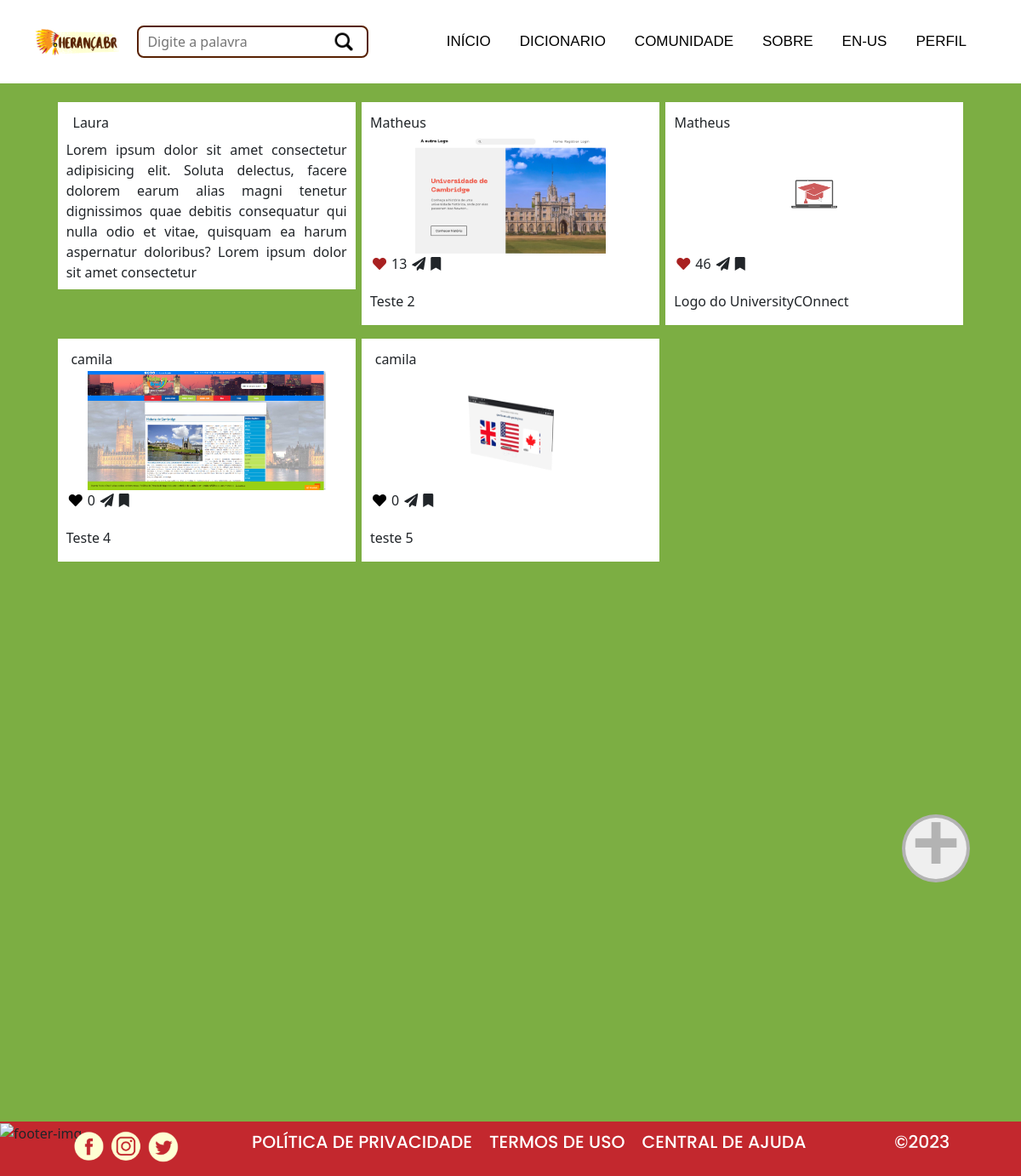
Page /community/ (signed in) on the earlier database version.
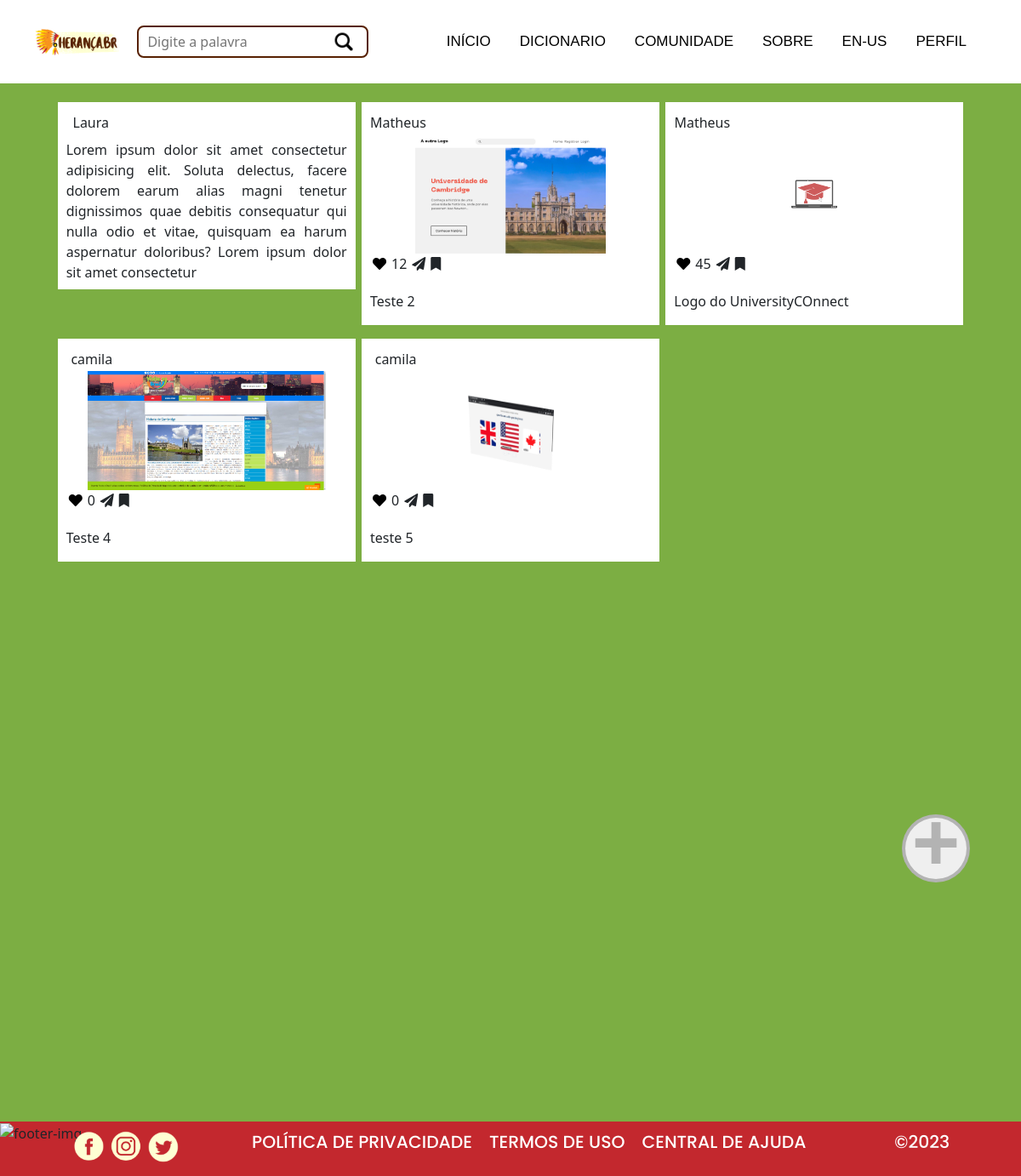
Same page on the later database version.
### heranca/models.py (models this page shows, shortened)
class Post(models.Model):
    author = models.ForeignKey(User, on_delete=models.CASCADE)
    image = models.ImageField(upload_to='Posts/cover/%Y/%m/%d/', blank=True, null=True)
    description = models.CharField(max_length=255)
    is_public = models.BooleanField(default=True)
    likes_count = models.PositiveIntegerField(default=0)
    likes = models.ManyToManyField(User, related_name='liked_posts', blank=True)
    is_liked = models.BooleanField(default=False)

### heranca/views.py (the view)
# urls.py: path('community/', views.community, name="community"),
@login_required(login_url=reverse_lazy('account_login'))
def community(request):
    if request.method == 'POST':
        form = NewPost(request.POST, request.FILES)
        if form.is_valid():
            post = form.save(commit=False)
            post.author = request.user
            post.is_public = True
            post.save()
            return redirect('community')
    else:
        form = NewPost()
    user = request.user
    posts = Post.objects.filter(is_public=True)
    liked_posts = {}
    for post in posts:
        liked_posts[post.id] = user.is_authenticated and post.likes.filter(id=user.id).exists()
    return render(request, 'heranca/pages/community.html', {
        'page_title': _("Community"),
        'posts': posts,
        'liked_posts': liked_posts,
        'form': form,
    })

### heranca/forms.py
class NewPost(forms.ModelForm):
    class Meta:
        model = Post
        fields = ['image', 'description']

### templates/heranca/pages/community.html (shortened to what this page needs)
{% extends "base_heranca.html" %}
{% load static %}
{% load i18n %}
{% block content %}
<main class="main-width ">
    <section class="community-posts">
        {% for post in posts %}
            <div class="{% if post.image %}post-with-img{% else %}post{% endif %}
            ">
                <div class="post-author">
                    <div class="post-author-name" >{{post.author}}</div>
                </div>
                {% if post.image %}
                    <div class="post-img">
                        <img src="{{post.image.url}} "alt="post-img">
                    </div>
                    <div class="post-media">
                        <div class="post-like" >
                            <form method="post" action="{% url 'like_post' post.id %}">
                                <button type="submit" class="like-button" data-post-id="{{ post.id }}">
                                    {% if post.is_liked %}
                                    <i class="liked-red fa fa-heart" aria-hidden="true"></i>
                                    {% else %}
                                    <i class="fa fa-heart" aria-hidden="true"></i>
                                    {% endif %}
                                </button>
                            </form>
                        </div>
                        <div class="post-like">
                            <span class="likes-count" id="likes-count-{{ post.id }}">
                                {{ post.likes_count }}</span>
                        </div>
                        <div class="post-share" ><i class="fa fa-paper-plane" aria-hidden="true"></i></div>
                        <div class="post-keep" ><i class="fa fa-bookmark" aria-hidden="true"></i></div>
                    </div>
                    <div class="post-description">
                        {{post.description}}
                    </div>
                {% else %}
                    <div class="post-description">
                        {{post.description}}
                    </div>
                    <div class="post-media">
                        <div class="post-like" >
                            <form method="post" action="{% url 'like_post' post.id %}">
                                <button type="submit" class="like-button" data-post-id="{{ post.id }}">
                                </button>
                            </form>
                        </div>
                        <div class="post-like">
                            <span class="likes-count" id="likes-count-{{ post.id }}">
                                {{ post.likes_count }}</span>
                        </div>
                        <div class="post-share" ></div>
                        <div class="post-keep" ></div>
                    </div>
                {% endif %}
            </div>
        {% endfor %}
    </section>
</main>
<button id="add-post" class="fixed-button">&plus;</button>
{% endblock content %}

Differences in the rows shown:
changed Post "Teste 2": is_liked True → False (drawn); likes_count "13" → "12"
changed Post "Logo do UniversityCOnnect": is_liked True → False (drawn); likes_count "46" → "45"
